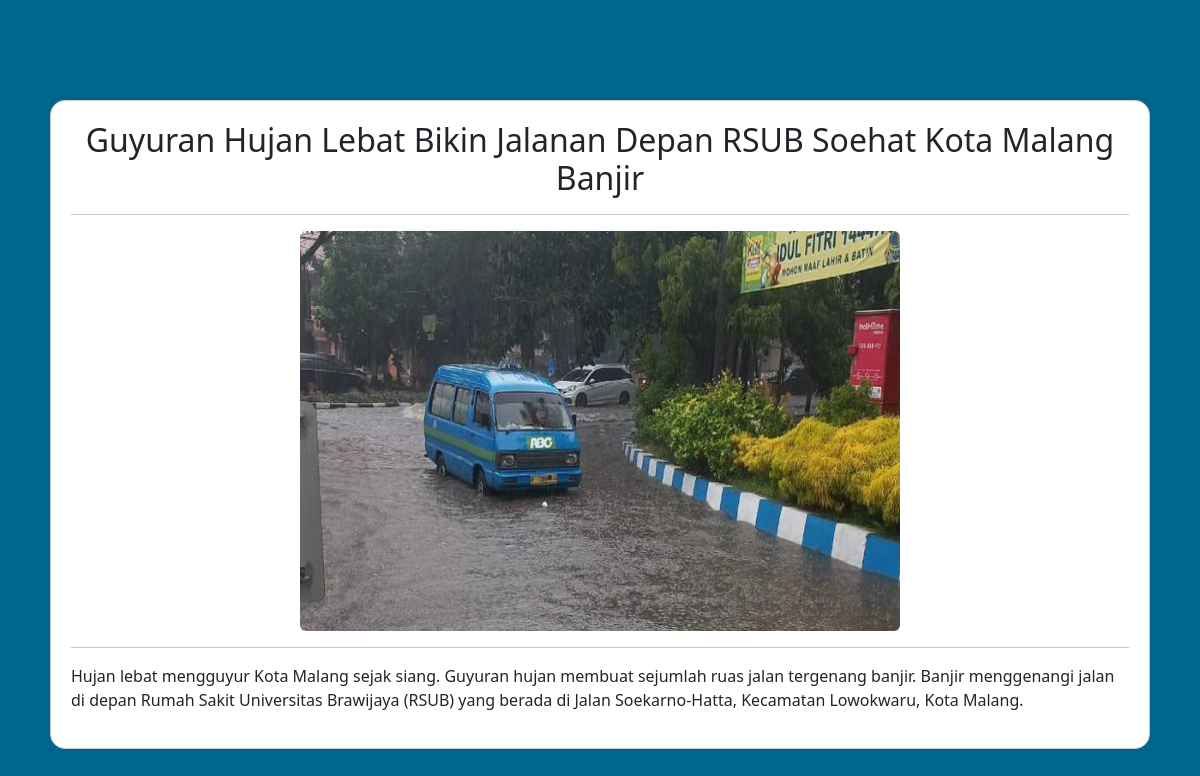
Screenshot of /beritaAction.php?view=1 with the database file from the repository.
### tables this page shows
CREATE TABLE `news` (
  `id` int(11) NOT NULL,
  `title` varchar(255) NOT NULL,
  `description` varchar(255) NOT NULL,
  `category` varchar(255) NOT NULL,
  `image` varchar(255) NOT NULL,
  `username` varchar(255) NOT NULL
);

### beritaController.php (called while the page is built, shortened)
<?php
  include_once("database.php");
  class beritaController {
    public $model;
    public function __construct() {
      $this->model = new Berita();
    }
    public function view($Id) {
      $x = $this->model->getBerita($Id);
      include "view.php";
    }
  }
?>

### database.php (called while the page is built, shortened)
<?php
    class Berita {
        public function getBerita($Id) {
            require "connection.php";
            $rs = $mysqli->query("SELECT * FROM news WHERE id = '$Id'");
            $x = $rs->fetch_array();
            return $x;
        }
    }
?>

### view.php (the view, shortened to what this page needs)
<!DOCTYPE html>
<html lang="en">
  <head>
    <link href="https://cdn.jsdelivr.net/npm/bootstrap@5.3.0/dist/css/bootstrap.min.css" rel="stylesheet">
    <link rel="stylesheet" type="text/css" href="admin.css">
  </head>
  <body>
    <main>
        <div class="container">
            <h2 class="center"><?php echo $x['title']?></h2>
            <hr>
            <img src="<?php echo $x['image']?>" class="rounded mx-auto d-block" width="600px" height="400px">
            <hr>
            <p><?php echo $x['description']?></p>
        </div>
    </main>
  </body>
</html>

### admin.css (style rules this page uses)
body { background-color: #00658B; }
.container { max-width: 1100px; margin: 0 auto; margin-top: 100px; padding: 20px; border: 1px solid #ccc; border-radius: 15px; background-color: #FFFFFF; }
.center, th, td { text-align: center; }

### rows the page displays
news: title "Guyuran Hujan Lebat Bikin Jalanan Depan RSUB Soehat Kota Malang Banjir", image (picture), description "Hujan lebat mengguyur Kota Malang sejak siang. Guyuran hujan membuat sejumlah ruas jalan tergenang banjir. Banjir menggenangi jalan di depan Rumah Sakit Universitas Brawijaya (RSUB) yang berada di Jalan Soekarno-Hatta, Kecamatan Lowokwaru, Kota Malang."
